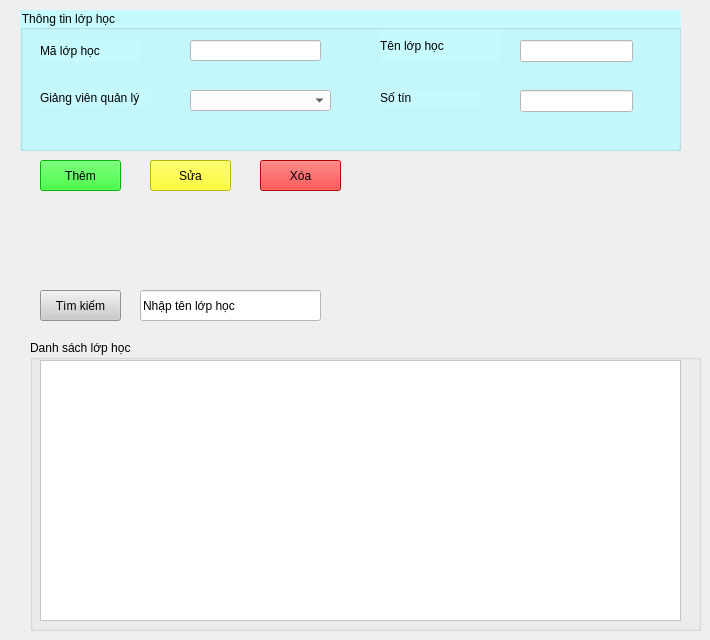
         <widget class="QWidget" name="lopHoc_page">
          <widget class="QLineEdit" name="txt_timKiemLH">
           <property name="geometry">
            <rect>
             <x>140</x>
             <y>290</y>
             <width>181</width>
             <height>31</height>
            </rect>
           </property>
           <property name="styleSheet">
            <string notr="true">background-color: rgb(255, 255, 255);
color: rgb(0, 0, 0);</string>
           </property>
           <property name="text">
            <string>Nhập tên lớp học</string>
           </property>
          </widget>
          <widget class="QGroupBox" name="groupBox_7">
           <property name="geometry">
            <rect>
             <x>20</x>
             <y>10</y>
             <width>661</width>
             <height>141</height>
            </rect>
           </property>
           <property name="styleSheet">
            <string notr="true">background-color: rgb(198, 250, 255);</string>
           </property>
           <property name="title">
            <string>Thông tin lớp học</string>
           </property>
           <widget class="QLabel" name="label_23">
            <property name="geometry">
             <rect>
              <x>20</x>
              <y>30</y>
              <width>101</width>
              <height>21</height>
             </rect>
            </property>
            <property name="font">
             <font>
              <pointsize>9</pointsize>
             </font>
            </property>
            <property name="text">
             <string>Mã lớp học</string>
            </property>
           </widget>
           <widget class="QLineEdit" name="txt_maLop">
            <property name="geometry">
             <rect>
              <x>170</x>
              <y>30</y>
              <width>131</width>
              <height>21</height>
             </rect>
            </property>
            <property name="styleSheet">
             <string notr="true">background-color: rgb(255, 255, 255);</string>
            </property>
           </widget>
           <widget class="QLabel" name="label_24">
            <property name="geometry">
             <rect>
              <x>20</x>
              <y>80</y>
              <width>111</width>
              <height>16</height>
             </rect>
            </property>
            <property name="font">
             <font>
              <pointsize>9</pointsize>
             </font>
            </property>
            <property name="text">
             <string>Giảng viên quản lý</string>
            </property>
           </widget>
           <widget class="QLabel" name="label_27">
            <property name="geometry">
             <rect>
              <x>360</x>
              <y>20</y>
              <width>121</width>
              <height>31</height>
             </rect>
            </property>
            <property name="font">
             <font>
              <pointsize>9</pointsize>
             </font>
            </property>
            <property name="text">
             <string>Tên lớp học</string>
            </property>
           </widget>
           <widget class="QLineEdit" name="txt_tenlopHoc">
            <property name="geometry">
             <rect>
              <x>500</x>
              <y>30</y>
              <width>113</width>
              <height>22</height>
             </rect>
            </property>
            <property name="styleSheet">
             <string notr="true">background-color: rgb(255, 255, 255);</string>
            </property>
           </widget>
           <widget class="QLabel" name="label_28">
            <property name="geometry">
             <rect>
              <x>360</x>
              <y>80</y>
              <width>101</width>
              <height>16</height>
             </rect>
            </property>
            <property name="font">
             <font>
              <pointsize>9</pointsize>
             </font>
            </property>
            <property name="text">
             <string>Số tín</string>
            </property>
           </widget>
           <widget class="QComboBox" name="ccb_giangVien">
            <property name="geometry">
             <rect>
              <x>170</x>
              <y>80</y>
              <width>141</width>
              <height>21</height>
             </rect>
            </property>
            <property name="styleSheet">
             <string notr="true">background-color: rgb(255, 255, 255);</string>
            </property>
           </widget>
           <widget class="QLineEdit" name="txt_soTin">
            <property name="geometry">
             <rect>
              <x>500</x>
              <y>80</y>
              <width>113</width>
              <height>22</height>
             </rect>
            </property>
            <property name="styleSheet">
             <string notr="true">background-color: rgb(255, 255, 255);</string>
            </property>
           </widget>
          </widget>
          <widget class="QPushButton" name="btn_suaLopHoc">
           <property name="geometry">
            <rect>
             <x>150</x>
             <y>160</y>
             <width>81</width>
             <height>31</height>
            </rect>
           </property>
           <property name="styleSheet">
            <string notr="true">background-color: rgb(255, 255, 0);</string>
           </property>
           <property name="text">
            <string>Sửa</string>
           </property>
          </widget>
          <widget class="QGroupBox" name="groupBox_8">
           <property name="geometry">
            <rect>
             <x>30</x>
             <y>340</y>
             <width>671</width>
             <height>291</height>
            </rect>
           </property>
           <property name="title">
            <string>Danh sách lớp học</string>
           </property>
           <widget class="QTableWidget" name="tbl_lopHoc">
            <property name="geometry">
             <rect>
              <x>10</x>
              <y>20</y>
              <width>641</width>
              <height>261</height>
             </rect>
            </property>
            <property name="styleSheet">
             <string notr="true">background-color: rgb(255, 255, 255);</string>
            </property>
           </widget>
          </widget>
          <widget class="QPushButton" name="btn_themLopHoc">
           <property name="geometry">
            <rect>
             <x>40</x>
             <y>160</y>
             <width>81</width>
             <height>31</height>
            </rect>
           </property>
           <property name="styleSheet">
            <string notr="true">background-color: rgb(0, 255, 0);</string>
           </property>
           <property name="text">
            <string>Thêm</string>
           </property>
          </widget>
          <widget class="QPushButton" name="btn_xoaLopHoc">
           <property name="geometry">
            <rect>
             <x>260</x>
             <y>160</y>
             <width>81</width>
             <height>31</height>
            </rect>
           </property>
           <property name="styleSheet">
            <string notr="true">background-color: rgb(255, 0, 0);</string>
           </property>
           <property name="text">
            <string>Xóa</string>
           </property>
          </widget>
          <widget class="QPushButton" name="btn_timKiemLH">
           <property name="geometry">
            <rect>
             <x>40</x>
             <y>290</y>
             <width>81</width>
             <height>31</height>
            </rect>
           </property>
           <property name="styleSheet">
            <string notr="true">background-color: rgb(203, 203, 203);</string>
           </property>
           <property name="text">
            <string>Tìm kiếm</string>
           </property>
          </widget>
         </widget>
